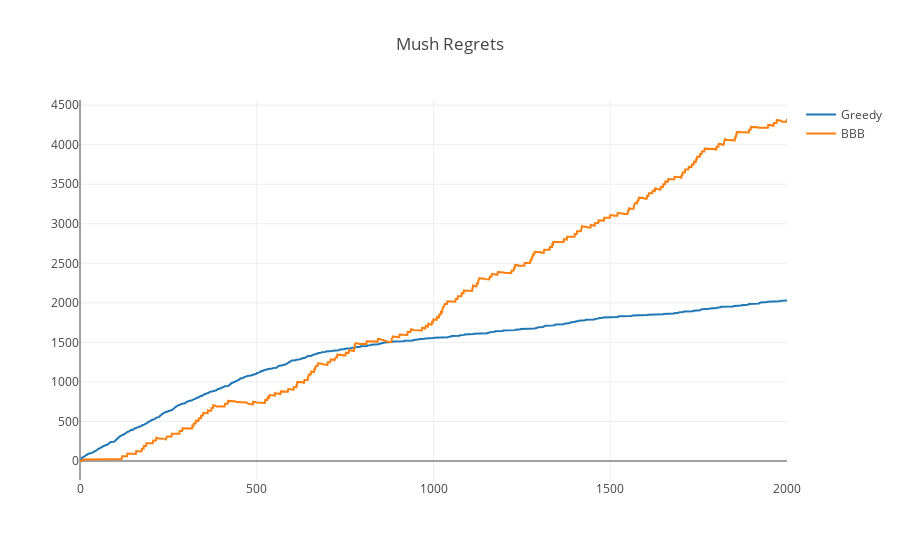

Here is the notebook cell this chart was saved with:
### Code cell
fig = go.FigureWidget([go.Scatter(name= net.label, y=net.cum_regrets) for i, net in mushroom_nets.items()])
fig.layout.title = 'Mush Regrets'
py.iplot(fig)

### Figure 1 — Plotly figure (JSON) as saved in the notebook; plotly's stock layout.template omitted (floating-point values rounded to 4 significant figures; data arrays with more than 128 entries replaced by an {"elided": "..."} marker saying what was removed)
{"data": [{"name": "Greedy", "type": "scatter", "uid": "aaa0a04e-4b56-4140-93df-ef65d180c736", "y": {"elided": "2001 int values"}}, {"name": "BBB", "type": "scatter", "uid": "763860ca-8aef-422e-ab26-e6030a2b0256", "y": {"elided": "2001 int values"}}], "layout": {"autosize": true, "title": {"text": "Mush Regrets"}, "xaxis": {"autorange": true, "range": [0, 2000]}, "yaxis": {"autorange": true, "range": [-240.3, 4565.0], "type": "linear"}}}
